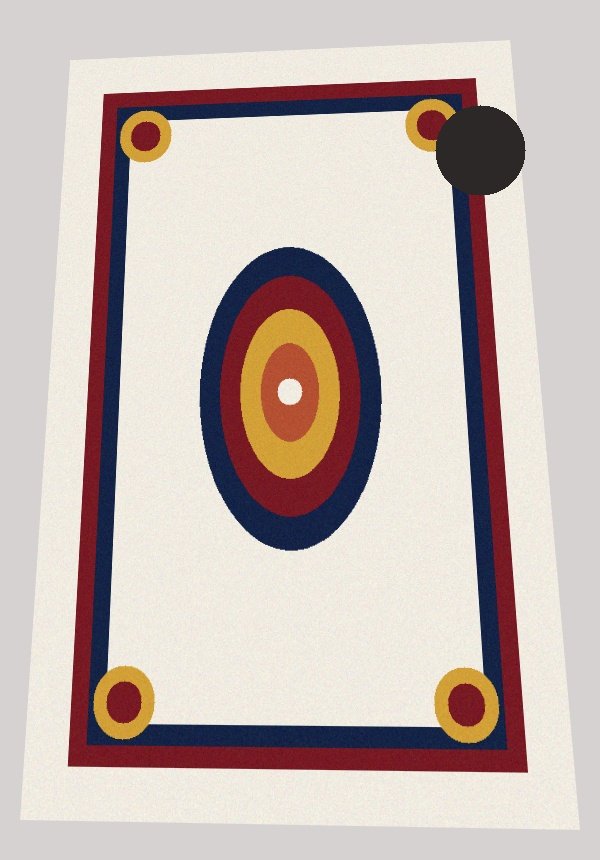
#> input picture test_competitor_photo.jpg, 600 x 860 px
$ python -i inpainting.py   (imports and definitions only)
#> lines starting #> are read from the running program, lines starting #| are printed output that depends on the picture; after the words box and inside, x2 and y2 are one past the last pixel; in counts of white or black regions, pixels touching at a corner belong together
"""
Carpet Pattern Completion & Occlusion Inpainting with Confidence Mapping
"""
import cv2
import numpy as np
from typing import Tuple, Dict, Any, Optional


def detect_occlusions_and_defects(
    image_rgb: np.ndarray,
    user_mask: Optional[np.ndarray] = None
) -> np.ndarray:
    """
    Detect missing, blurry, or low-contrast occluded regions (e.g. furniture, feet, tags).
    Returns a binary mask (uint8) where 255 = region to be inpainted/completed, 0 = valid.
    """
    h, w, _ = image_rgb.shape
#> h = 860; w = 600
    if user_mask is not None:
        return user_mask

    # Detect extreme saturation/darkness anomalies or uniform patches
    gray = cv2.cvtColor(image_rgb, cv2.COLOR_RGB2GRAY)
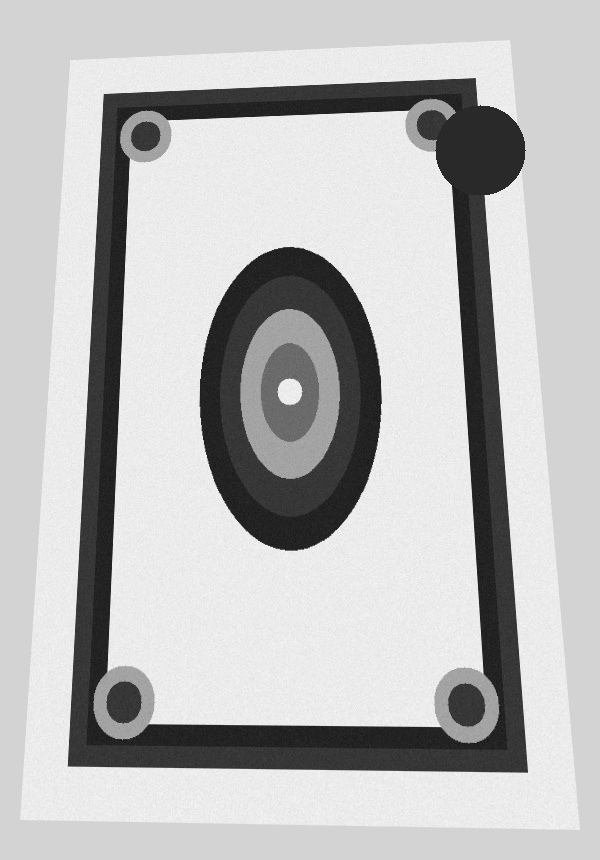
#> gray: shape (860, 600); min 19, max 251, mean 186.9

    # 1. Local variance / texture deficit (occluding solid objects lack carpet pile texture)
    mean_val = cv2.blur(gray.astype(np.float32), (15, 15))
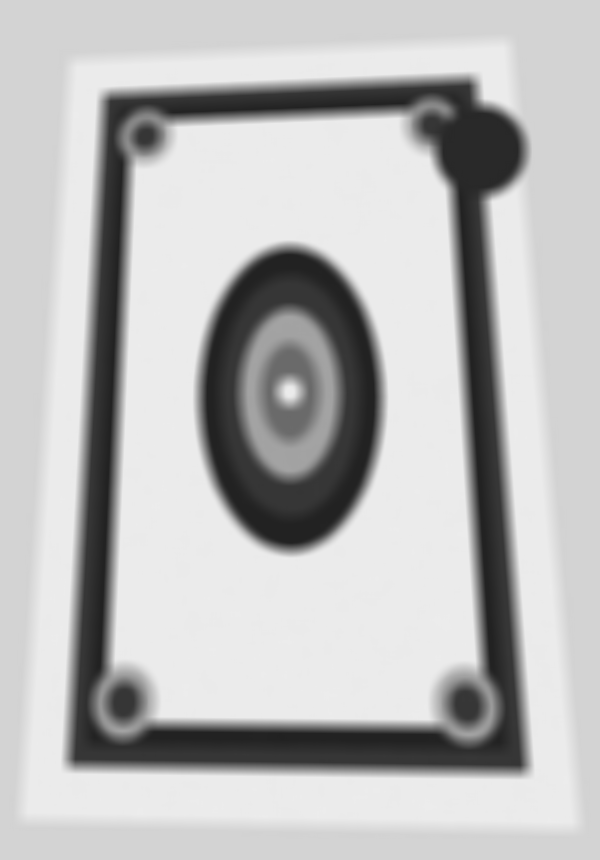
#> mean_val: shape (860, 600) float32; min 33.76, max 236.4, mean 186.9
    sq_mean = cv2.blur((gray.astype(np.float32)) ** 2, (15, 15))
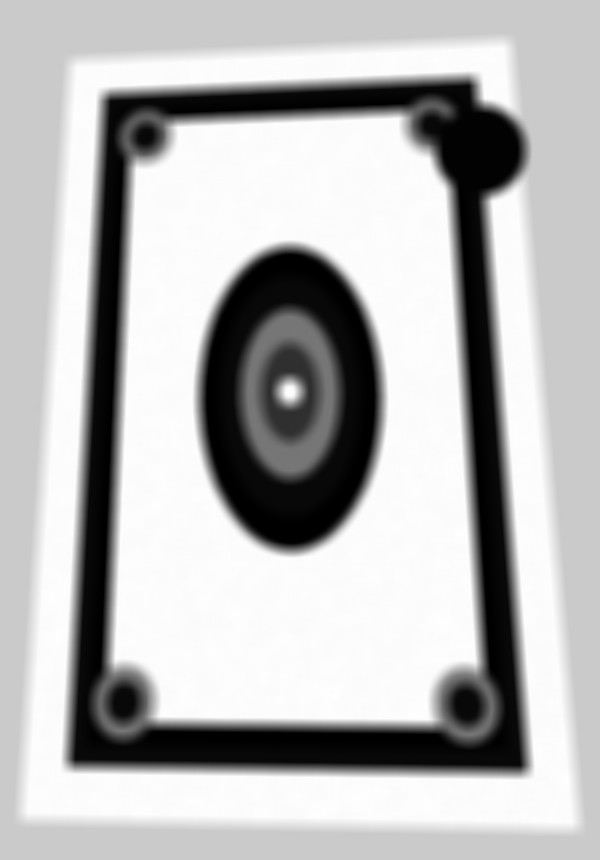
#> sq_mean: shape (860, 600) float32; min 1149.2, max 55891.1, mean 40456.2; drawn with min black and max white
    variance = np.maximum(0, sq_mean - (mean_val ** 2))
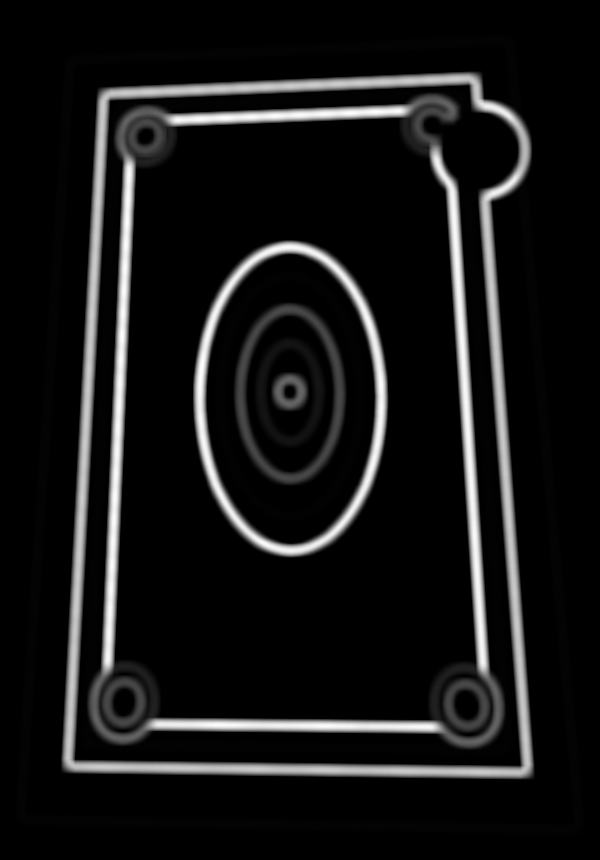
#> variance: shape (860, 600) float32; min 0, max 10031.1, mean 872.7; drawn with min black and max white
    std_dev = np.sqrt(variance)
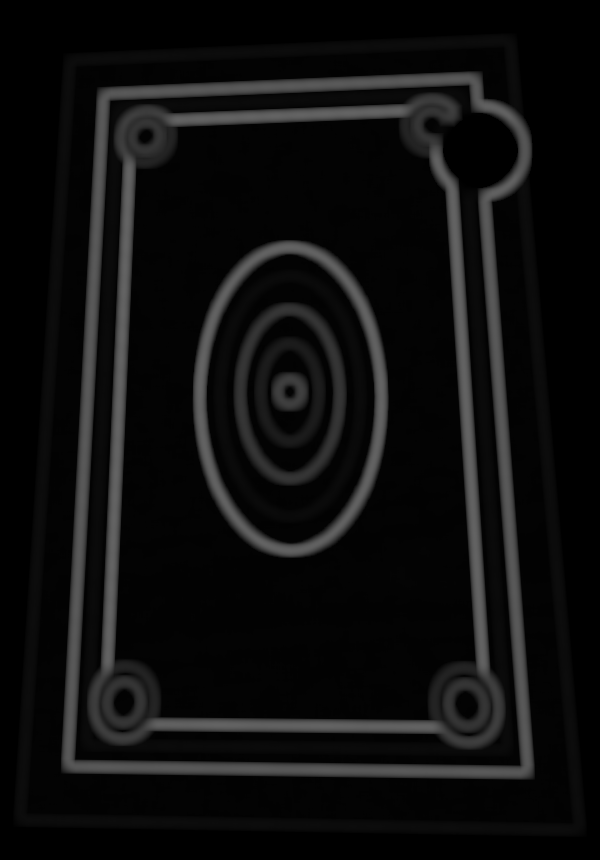
#> std_dev: shape (860, 600) float32; min 0, max 100.2, mean 14.5

    # Carpet texture typically has high micro-contrast; flat obstacles have very low std_dev
    flat_mask = (std_dev < 3.5).astype(np.uint8) * 255
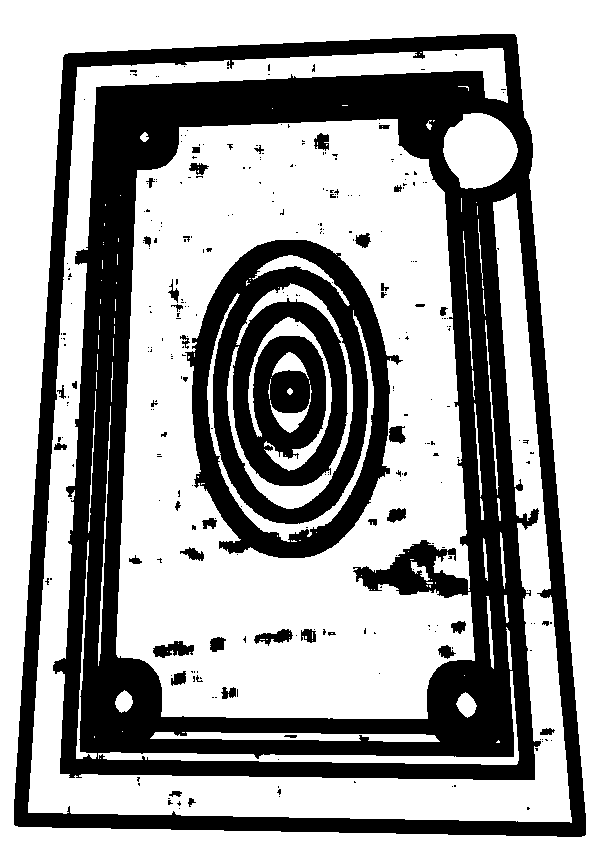
#> flat_mask: shape (860, 600); 63.8% white; 297 black regions (252 under 20 px), largest, box (x1, y1, x2, y2) and area: (14, 34, 586, 837) 141981, (185, 240, 403, 558) 39650, (153, 641, 194, 658) 428

    # Filter out natural large solid background borders by looking at boundaries
    # Remove small speckles
    kernel = cv2.getStructuringElement(cv2.MORPH_RECT, (9, 9))
    cleaned_mask = cv2.morphologyEx(flat_mask, cv2.MORPH_OPEN, kernel)
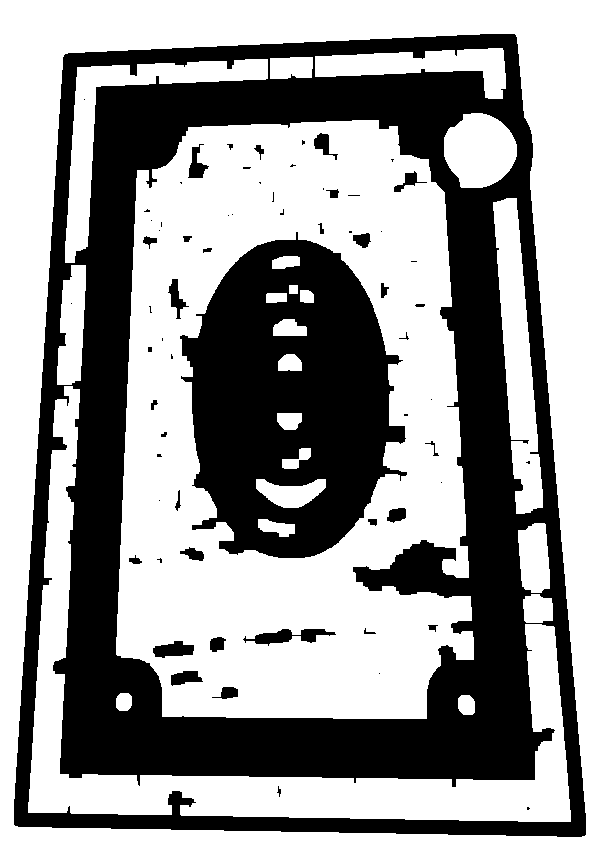
#> cleaned_mask: shape (860, 600); 59.8% white; 67 black regions (34 under 20 px), largest, box (x1, y1, x2, y2) and area: (14, 34, 586, 837) 154571, (180, 232, 407, 558) 48468, (243, 629, 336, 646) 715

    return cleaned_mask


# [93 lines left out: function complete_pattern_with_symmetry, not called in this run]

>>> import cv2
>>> picture = cv2.cvtColor(cv2.imread('../test_competitor_photo.jpg'), cv2.COLOR_BGR2RGB)
>>> result = detect_occlusions_and_defects(picture)
